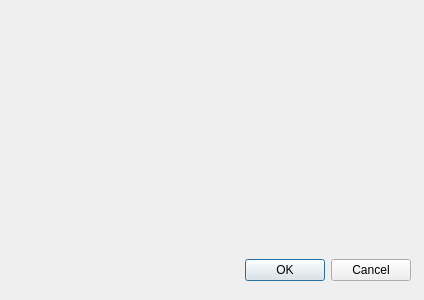
<?xml version="1.0" encoding="UTF-8"?>
<ui version="4.0">
 <class>Dialog</class>
 <widget class="QDialog" name="Dialog">
  <property name="geometry">
   <rect>
    <x>0</x>
    <y>0</y>
    <width>424</width>
    <height>300</height>
   </rect>
  </property>
  <property name="windowTitle">
   <string>Dialog</string>
  </property>
  <widget class="QDialogButtonBox" name="button_box">
   <property name="geometry">
    <rect>
     <x>10</x>
     <y>250</y>
     <width>401</width>
     <height>41</height>
    </rect>
   </property>
   <property name="orientation">
    <enum>Qt::Horizontal</enum>
   </property>
   <property name="standardButtons">
    <set>QDialogButtonBox::Cancel|QDialogButtonBox::Ok</set>
   </property>
  </widget>
  <widget class="QLabel" name="label_info">
   <property name="geometry">
    <rect>
     <x>10</x>
     <y>10</y>
     <width>400</width>
     <height>200</height>
    </rect>
   </property>
   <property name="text">
    <string/>
   </property>
   <property name="alignment">
    <set>Qt::AlignCenter</set>
   </property>
  </widget>
 </widget>
 <resources/>
 <connections>
  <connection>
   <sender>button_box</sender>
   <signal>accepted()</signal>
   <receiver>Dialog</receiver>
   <slot>accept()</slot>
   <hints>
    <hint type="sourcelabel">
     <x>248</x>
     <y>254</y>
    </hint>
    <hint type="destinationlabel">
     <x>157</x>
     <y>274</y>
    </hint>
   </hints>
  </connection>
  <connection>
   <sender>button_box</sender>
   <signal>rejected()</signal>
   <receiver>Dialog</receiver>
   <slot>reject()</slot>
   <hints>
    <hint type="sourcelabel">
     <x>316</x>
     <y>260</y>
    </hint>
    <hint type="destinationlabel">
     <x>286</x>
     <y>274</y>
    </hint>
   </hints>
  </connection>
 </connections>
</ui>
